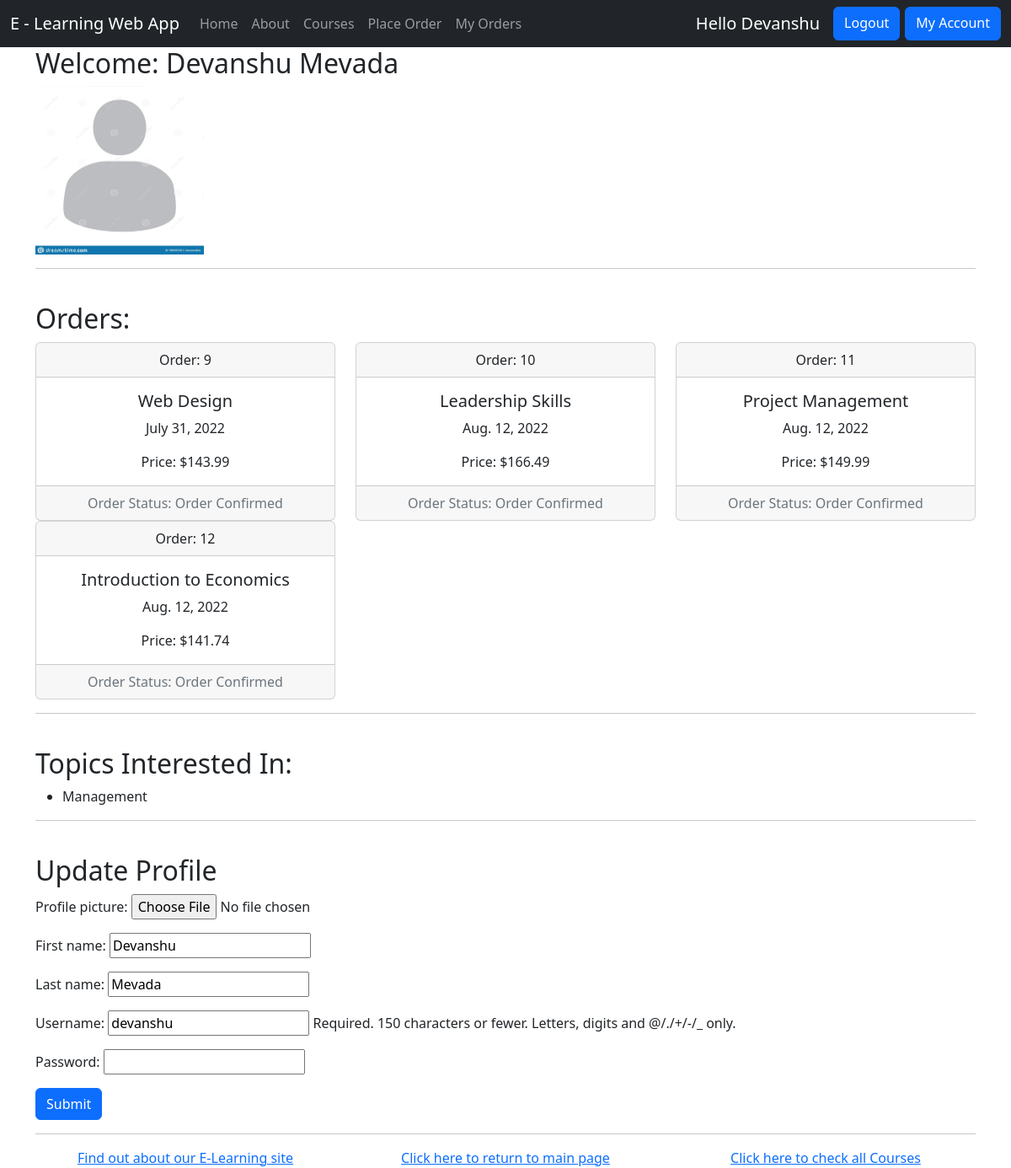
Page /myapp/myaccount/ (signed in) on the earlier database version.
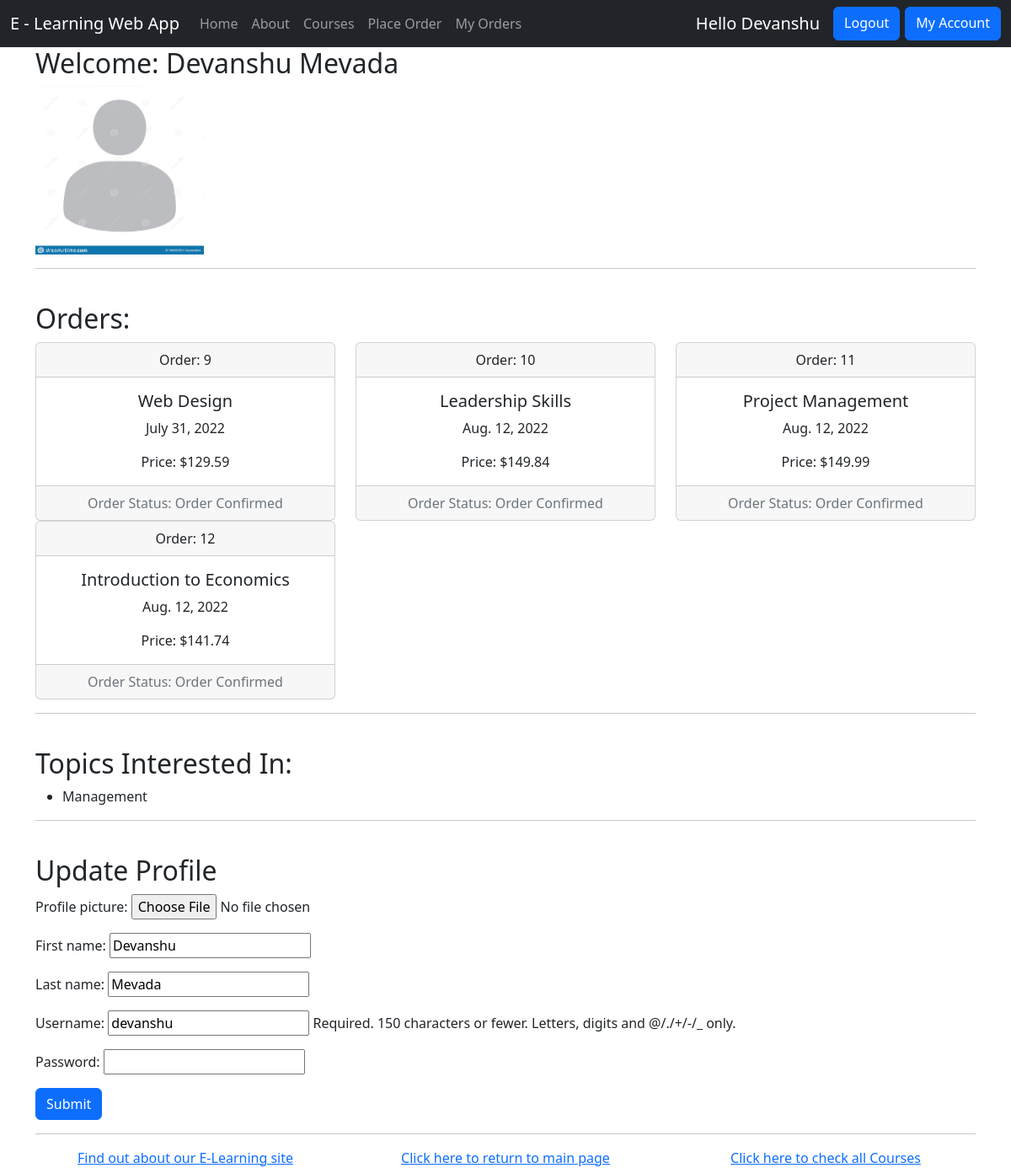
Same page on the later database version.
### myapp/models.py (models this page shows, shortened)
class Order(models.Model):
    ORDER_CHOICE = [(0, 'Cancelled'), (1, 'Order Confirmed')]
    course = models.ForeignKey(Course, on_delete=models.CASCADE)
    student = models.ForeignKey(Student, on_delete=models.CASCADE)
    levels = models.PositiveIntegerField()
    order_status = models.IntegerField(choices=ORDER_CHOICE, default="1")
    order_date = models.DateField(default=datetime.date.today)
    def get_order_status_verbose(self):
        return dict(self.ORDER_CHOICE)[self.order_status]

class Course(models.Model):
    interested = models.PositiveIntegerField(default=0)
    stages = models.PositiveIntegerField(default=3)
    topic = models.ForeignKey(Topic, related_name='courses', on_delete=models.CASCADE)
    name = models.CharField(max_length=200)
    price = models.DecimalField(max_digits=10,decimal_places=2, validators=[MinValueValidator(50), MaxValueValidator(500)])
    for_everyone = models.BooleanField(default=True)
    description = models.TextField(max_length=300, null=True, blank=True)

class Topic(models.Model):
    name = models.CharField(max_length=200)
    category = models.CharField(max_length=200, blank=False, default="Development")

class Student(User):
    CITY_CHOICES = [('WS', 'Windsor'), ('CG', 'Calgery'),('MR', 'Montreal'), ('VC', 'Vancouver')]
    school = models.CharField(max_length=50, null=True, blank=True)
    city = models.CharField(max_length=2, choices=CITY_CHOICES, default='WS')
    interested_in = models.ManyToManyField(Topic)
    profile_picture = models.ImageField(blank=True, null=True, upload_to='profile_pictures/', default='profile_pictures/default_profile_picture.jpeg')

### myapp/views.py (the view, shortened to what this page needs)
# urls.py: path(r'myaccount/', views.myaccount, name='myaccount'),
@login_required(login_url='/myapp/login/')
def myaccount(request):
    username = request.user.username
    try:
        user = Student.objects.filter(username=username)
    except:
        user = None
    is_student = False
    orders = None
    if user:
        is_student = True
        orders = Order.objects.filter(student=user[0])
        topics = Student.objects.get(username=username).interested_in.values()
        if len(topics) == 0:
            topics = []
        profile_picture_upload_form = ProfilePictureUploadForm(instance=user[0])
        return render(request, 'myapp/myaccount.html', {'user':user[0],'is_student': is_student, 'orders': orders, 'topics': topics, 'form':profile_picture_upload_form})
    return render(request, 'myapp/myaccount.html', {'is_student':is_student})

### myapp/forms.py
class ProfilePictureUploadForm(forms.ModelForm):
    password = forms.CharField(widget=forms.PasswordInput(), required=False)
    class Meta:
        model = Student
        fields = ['profile_picture', 'first_name', 'last_name', 'username']

### myapp/templates/myapp/myaccount.html (shortened to what this page needs)
{% extends 'myapp/base.html' %}
{% load crispy_forms_filters %}
{% load crispy_forms_tags %}
{% load static %}
{% block body_block %}
    {% if is_student %}
    <h2>Welcome: {{request.user.first_name}}  {{request.user.last_name}}</h2></h2>
    <div class="row">
        <div class="col-md-3">
        {% if not user.profile_picture %}
        <img height="200px" width="200px" src="/media/profile_pictures/default_profile_picture.jpeg" alt="">
        {% else %}
        <img height="200px" width="200px" src="{{user.profile_picture.url}}" alt="">
        {% endif %}
        </div>
    </div>
    {% else %}
    <h2>You're not a registered student</h2>
    {% endif %}
    <hr />
    <br />
    <div class="row">
    {% if orders %}
    <h2>Orders: </h2>
    {% for order in orders %}
    <div class="col-md-4">
        <div class="card text-center">
            <div class="card-header">
              Order: {{order.pk}}
            </div>
            <div class="card-body">
              <h5 class="card-title">{{order.course.name}}</h5>
              <p class="card-text">{{order.order_date}}</p>
              <p class="card-text">Price: ${{order.course.price}}</p>
            </div>
            <div class="card-footer text-muted">
                Order Status: {{order.get_order_status_verbose}}
            </div>
          </div>
    </div>
    {% endfor %}
    {% endif %}
    </div>
    <hr />
    <br />
    {% if topics %}
    <h2>Topics Interested In: </h2>
    <ul>
    {% for topic in topics %}
    <li>{{topic.name}}</li>
    {% endfor %}
    </ul>
    <hr />
    <br />
    <h2>Update Profile </h2>
    <form action="{% url 'myapp:myaccount' %}" method="post" enctype="multipart/form-data">
        {{form.as_p}}
        <input class="btn btn-primary" type="submit" />
    </form>
    {% endif %}
{% endblock %}

### myapp/templates/myapp/base.html (shortened to what this page needs)
<!DOCTYPE html>
{% load static %}
<html>
<head>
<link rel="stylesheet" type="text/css" href="{% static 'myapp/style.css' %}" />
<link href="https://cdn.jsdelivr.net/npm/bootstrap@5.2.0/dist/css/bootstrap.min.css" rel="stylesheet">
</head>
<body>
<div>
<nav class="navbar navbar-expand-lg navbar-dark bg-dark">
    <div class="container-fluid">
      <a class="navbar-brand" href="#">E - Learning Web App</a>
      <div class="collapse navbar-collapse" id="navbarTogglerDemo03">
        <ul class="navbar-nav me-auto mb-2 mb-lg-0">
          <li class="nav-item">
            <a class="nav-link" aria-current="page" href="{% url 'myapp:index' %}">Home</a>
          </li>
          <li class="nav-item">
            <a class="nav-link" href="{% url 'myapp:about' %}">About</a>
          </li>
          <li class="nav-item">
            <a class="nav-link" href="{% url 'myapp:courses' %}">Courses</a>
          </li>
          <li class="nav-item">
            <a class="nav-link" href="{% url 'myapp:place_order' %}">Place Order</a>
          </li>
          {% if request.user.is_authenticated %}
            <li class="nav-item">
              <a class="nav-link" href="{% url 'myapp:myorders' %}">My Orders</a>
            </li>
          {% endif %}
        </ul>
        <div class="d-flex">
          {% if not request.user.is_authenticated %}
            <a class="btn btn-primary" style="margin-right: 6px;" href="{% url 'myapp:login' %}">Login</a>
            <a class="btn btn-primary" href="{% url 'myapp:register' %}">Register</a>
          {% else %}
            <a href="#" class="navbar-brand">Hello {{request.user.first_name}}</a>
            <a class="btn btn-primary" style="margin-right: 6px;" href="{% url 'myapp:logout' %}">Logout</a>
            <a class="btn btn-primary" href="{% url 'myapp:myaccount' %}">My Account</a>
        {% endif %}
        </div>
      </div>
    </div>
  </nav>
<div class="container">
    {% block body_block %}{% endblock %}
    <hr />
    <div class="row" style="text-align:center;">
      <div class="col-md-4"><a href="/myapp/about/">Find out about our E-Learning site</a></div>
      <div class="col-md-4"><a href = "{% url 'myapp:index' %}">Click here to return to main page</a></div>
      <div class="col-md-4"><a href = "{% url 'myapp:courses' %}">Click here to check all Courses</a></div>
    </div>
</div>
</div>
</body>
</html>

### myapp/static/myapp/style.css (style rules this page uses)
body { background-color: bisque; color: darkgreen; }
a { color: darkcyan; }

Differences in the rows shown:
changed through a linked row, Order "July 31, 2022": course.price "143.99" → "129.59"
changed through a linked row, Order "Leadership Skills": course.price "166.49" → "149.84"
